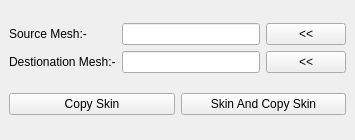
<?xml version="1.0" encoding="UTF-8"?>
<ui version="4.0">
 <class>skinCopyWindow</class>
 <widget class="QMainWindow" name="skinCopyWindow">
  <property name="geometry">
   <rect>
    <x>0</x>
    <y>0</y>
    <width>355</width>
    <height>140</height>
   </rect>
  </property>
  <property name="windowTitle">
   <string>Copy Skin</string>
  </property>
  <widget class="QWidget" name="centralwidget">
   <layout class="QGridLayout" name="gridLayout_2">
    <item row="1" column="0">
     <layout class="QHBoxLayout" name="horizontalLayout">
      <item>
       <widget class="QPushButton" name="copySkin_btn">
        <property name="text">
         <string>Copy Skin</string>
        </property>
       </widget>
      </item>
      <item>
       <widget class="QPushButton" name="skin_copySkin_btn">
        <property name="text">
         <string>Skin And Copy Skin</string>
        </property>
       </widget>
      </item>
     </layout>
    </item>
    <item row="0" column="0">
     <layout class="QGridLayout" name="gridLayout">
      <item row="1" column="0">
       <widget class="QLabel" name="label_2">
        <property name="text">
         <string>Destionation Mesh:-</string>
        </property>
       </widget>
      </item>
      <item row="1" column="2">
       <widget class="QPushButton" name="destMeshLoad_btn">
        <property name="text">
         <string>&lt;&lt;</string>
        </property>
       </widget>
      </item>
      <item row="0" column="1">
       <widget class="QLineEdit" name="sourceMesh_LE"/>
      </item>
      <item row="0" column="2">
       <widget class="QPushButton" name="sourceMeshLoad_btn">
        <property name="text">
         <string>&lt;&lt;</string>
        </property>
       </widget>
      </item>
      <item row="0" column="0">
       <widget class="QLabel" name="label">
        <property name="text">
         <string>Source Mesh:-</string>
        </property>
       </widget>
      </item>
      <item row="1" column="1">
       <widget class="QLineEdit" name="destMesh_LE"/>
      </item>
     </layout>
    </item>
   </layout>
  </widget>
 </widget>
 <resources/>
 <connections/>
</ui>
